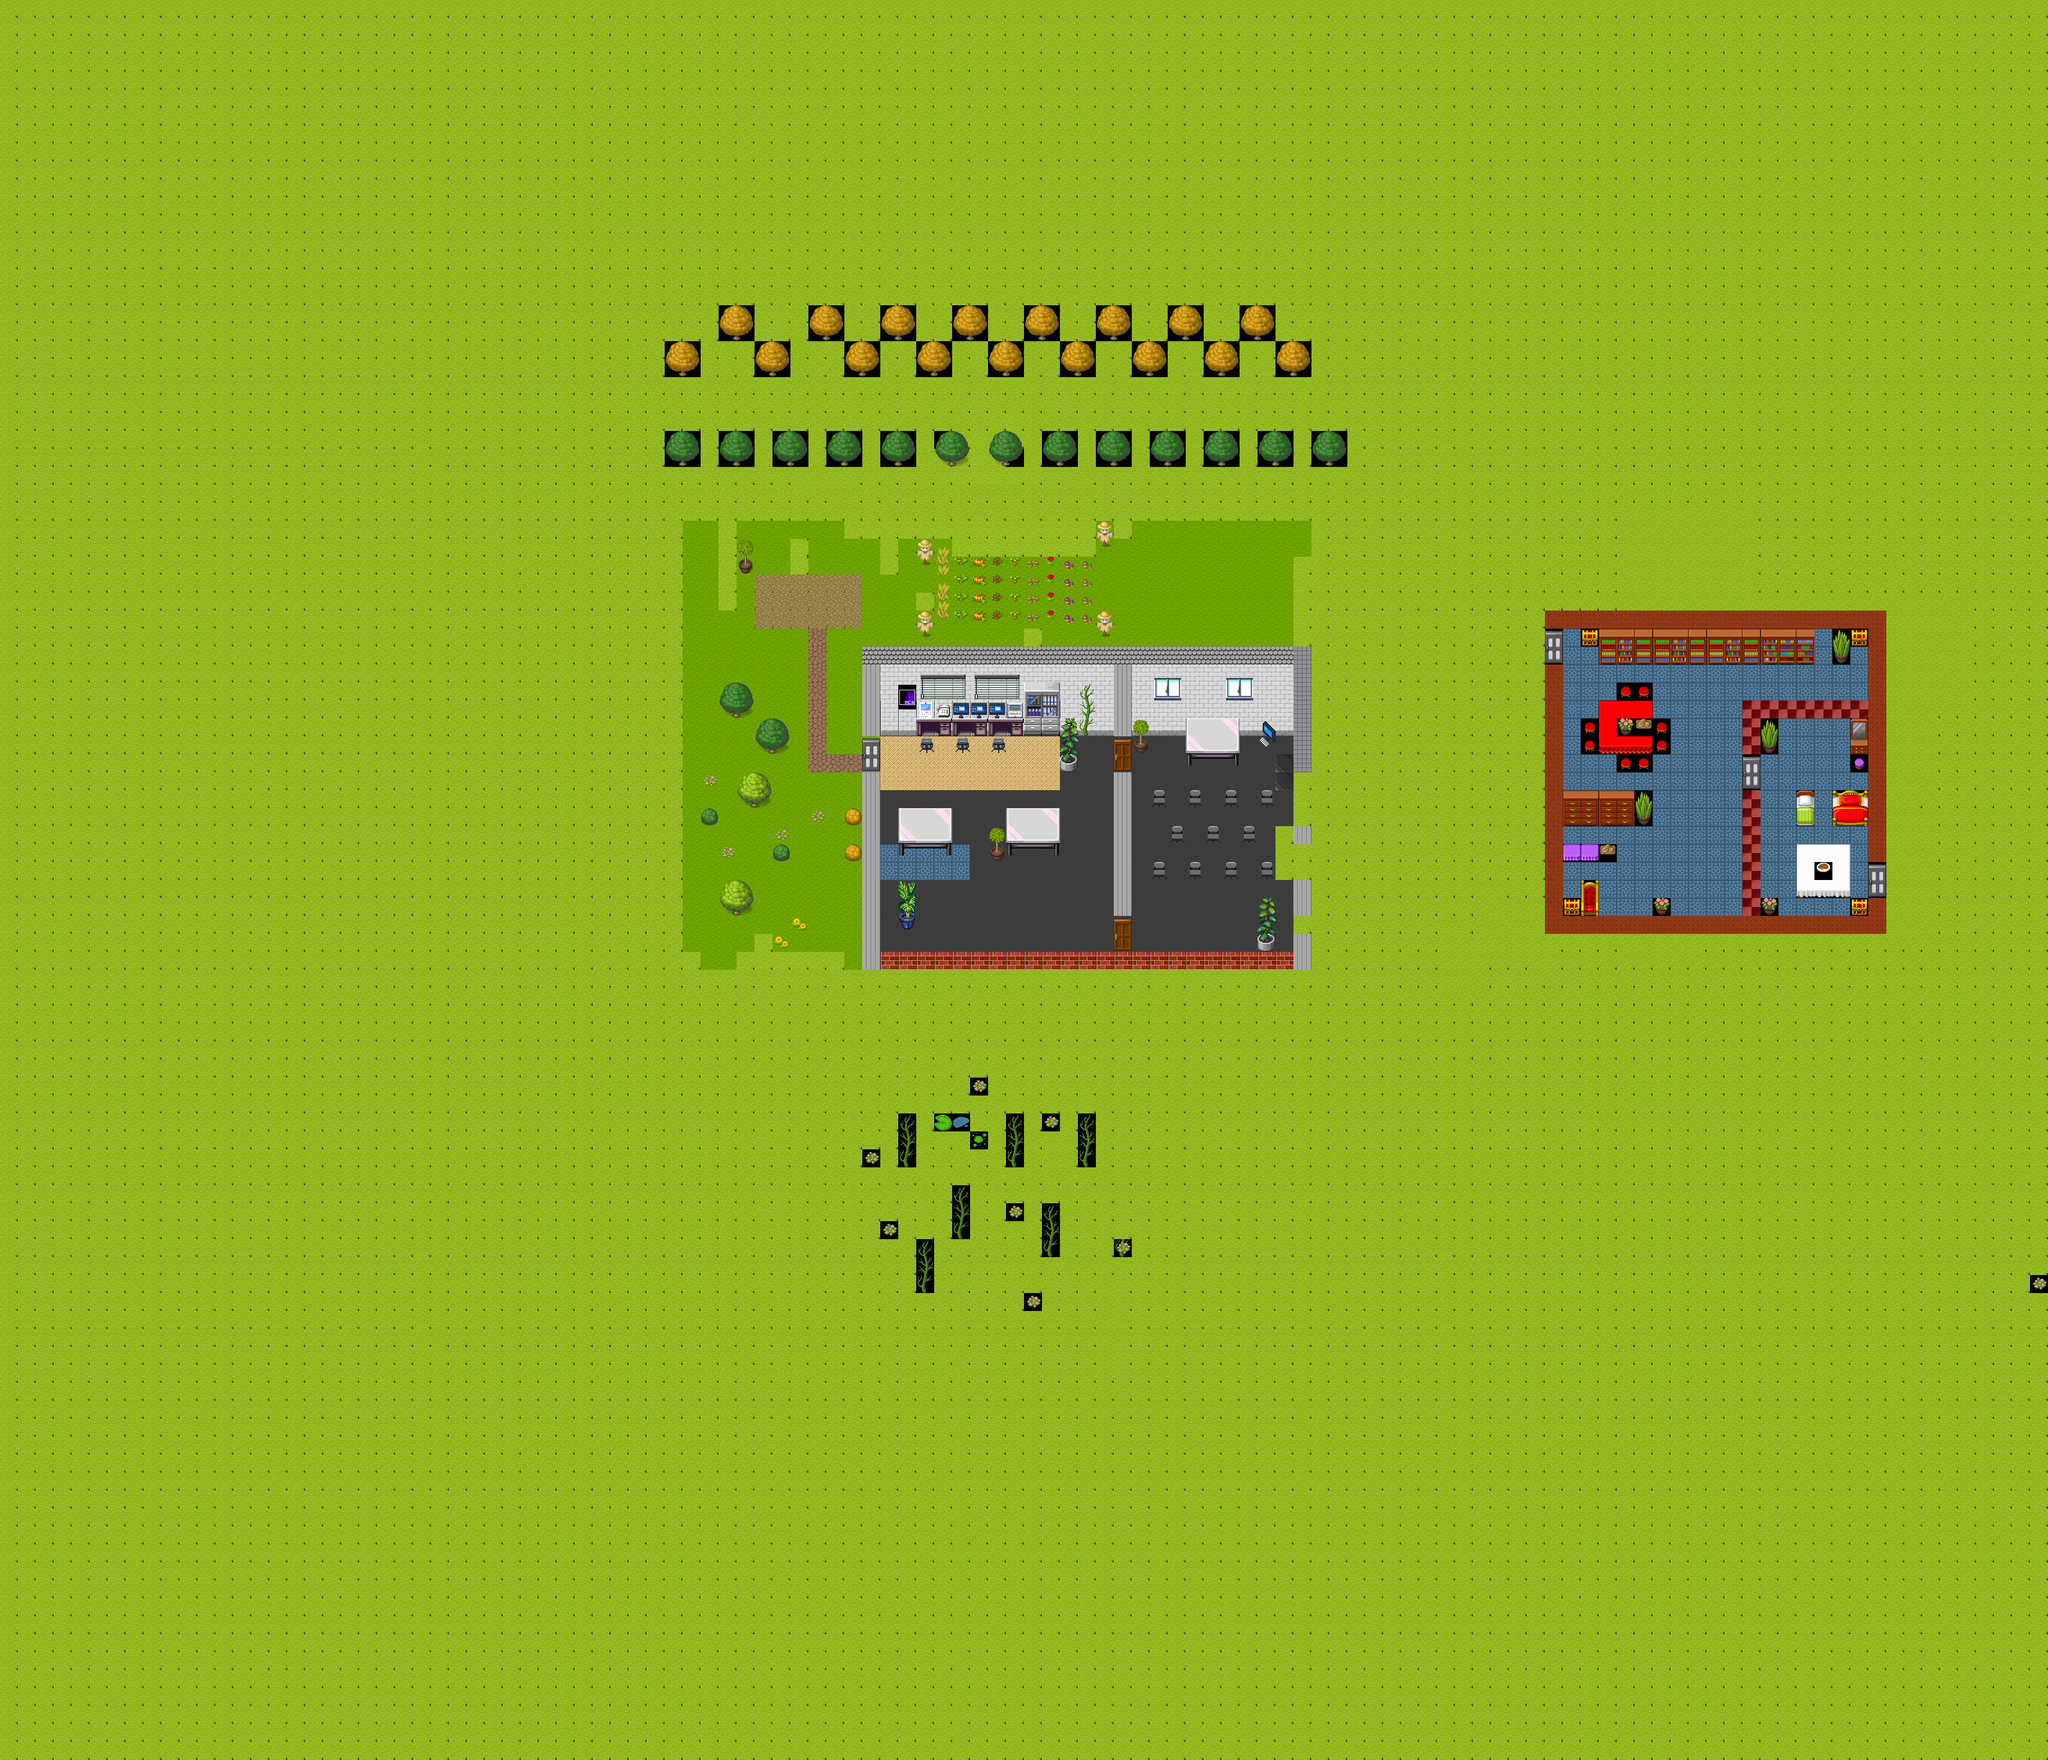

A level layout from a 2D game, rendered from its tile map. Below: a short description, then the map file with tile-grid data replaced by summaries:
An orthogonal 114x98 tile map with 32x32 px tiles, 11 tile layers (start, Grass_draussen, GroundFloor, Wall, ...), 4 tilesets.

<map version="1.4" tiledversion="1.4.3" orientation="orthogonal" renderorder="right-down" width="114" height="98" tilewidth="32" tileheight="32" infinite="0" nextlayerid="16" nextobjectid="1">
 <editorsettings>
  <export format="json" />
 </editorsettings>
 <tileset firstgid="1" name="cija_32x32_expansion for Pipoya_CC0" tilewidth="32" tileheight="32" tilecount="1995" columns="15">
  <image source="tiles/tiles_png/community/bytewerk/cija_32x32_expansion for Pipoya_CC0.png" width="480" height="4256" />
  <tile id="735">
   <properties>
    <property name="collides" type="bool" value="true" />
   </properties>
  </tile>
  <tile id="736">
   <properties>
    <property name="collides" type="bool" value="true" />
   </properties>
  </tile>
  <tile id="737">
   <properties>
    <property name="collides" type="bool" value="true" />
   </properties>
  </tile>
  <tile id="738">
   <properties>
    <property name="collides" type="bool" value="true" />
   </properties>
  </tile>
  <tile id="739">
   <properties>
    <property name="collides" type="bool" value="true" />
   </properties>
  </tile>
  <tile id="740">
   <properties>
    <property name="collides" type="bool" value="true" />
   </properties>
  </tile>
  <tile id="750">
   <properties>
    <property name="collides" type="bool" value="true" />
   </properties>
  </tile>
  <tile id="751">
   <properties>
    <property name="collides" type="bool" value="true" />
   </properties>
  </tile>
  <tile id="752">
   <properties>
    <property name="collides" type="bool" value="true" />
   </properties>
  </tile>
  <tile id="753">
   <properties>
    <property name="collides" type="bool" value="true" />
   </properties>
  </tile>
  <tile id="754">
   <properties>
    <property name="collides" type="bool" value="true" />
   </properties>
  </tile>
  <tile id="755">
   <properties>
    <property name="collides" type="bool" value="true" />
   </properties>
  </tile>
  <tile id="765">
   <properties>
    <property name="collides" type="bool" value="true" />
   </properties>
  </tile>
  <tile id="766">
   <properties>
    <property name="collides" type="bool" value="true" />
   </properties>
  </tile>
  <tile id="767">
   <properties>
    <property name="collides" type="bool" value="true" />
   </properties>
  </tile>
  <tile id="768">
   <properties>
    <property name="collides" type="bool" value="true" />
   </properties>
  </tile>
  <tile id="769">
   <properties>
    <property name="collides" type="bool" value="true" />
   </properties>
  </tile>
  <tile id="770">
   <properties>
    <property name="collides" type="bool" value="true" />
   </properties>
  </tile>
  <tile id="780">
   <properties>
    <property name="collides" type="bool" value="true" />
   </properties>
  </tile>
  <tile id="781">
   <properties>
    <property name="collides" type="bool" value="true" />
   </properties>
  </tile>
  <tile id="782">
   <properties>
    <property name="collides" type="bool" value="true" />
   </properties>
  </tile>
  <tile id="783">
   <properties>
    <property name="collides" type="bool" value="true" />
   </properties>
  </tile>
  <tile id="784">
   <properties>
    <property name="collides" type="bool" value="true" />
   </properties>
  </tile>
  <tile id="785">
   <properties>
    <property name="collides" type="bool" value="true" />
   </properties>
  </tile>
  <tile id="795">
   <properties>
    <property name="collides" type="bool" value="true" />
   </properties>
  </tile>
  <tile id="796">
   <properties>
    <property name="collides" type="bool" value="true" />
   </properties>
  </tile>
  <tile id="797">
   <properties>
    <property name="collides" type="bool" value="true" />
   </properties>
  </tile>
  <tile id="798">
   <properties>
    <property name="collides" type="bool" value="true" />
   </properties>
  </tile>
  <tile id="799">
   <properties>
    <property name="collides" type="bool" value="true" />
   </properties>
  </tile>
  <tile id="800">
   <properties>
    <property name="collides" type="bool" value="true" />
   </properties>
  </tile>
  <tile id="1050">
   <properties>
    <property name="collides" type="bool" value="true" />
   </properties>
  </tile>
  <tile id="1051">
   <properties>
    <property name="collides" type="bool" value="true" />
   </properties>
  </tile>
  <tile id="1052">
   <properties>
    <property name="collides" type="bool" value="true" />
   </properties>
  </tile>
  <tile id="1053">
   <properties>
    <property name="collides" type="bool" value="true" />
   </properties>
  </tile>
  <tile id="1054">
   <properties>
    <property name="collides" type="bool" value="true" />
   </properties>
  </tile>
  <tile id="1055">
   <properties>
    <property name="collides" type="bool" value="true" />
   </properties>
  </tile>
  <tile id="1056">
   <properties>
    <property name="collides" type="bool" value="true" />
   </properties>
  </tile>
  <tile id="1065">
   <properties>
    <property name="collides" type="bool" value="true" />
   </properties>
  </tile>
  <tile id="1066">
   <properties>
    <property name="collides" type="bool" value="true" />
   </properties>
  </tile>
  <tile id="1067">
   <properties>
    <property name="collides" type="bool" value="true" />
   </properties>
  </tile>
  <tile id="1068">
   <properties>
    <property name="collides" type="bool" value="true" />
   </properties>
  </tile>
  <tile id="1069">
   <properties>
    <property name="collides" type="bool" value="true" />
   </properties>
  </tile>
  <tile id="1070">
   <properties>
    <property name="collides" type="bool" value="true" />
   </properties>
  </tile>
  <tile id="1071">
   <properties>
    <property name="collides" type="bool" value="true" />
   </properties>
  </tile>
  <tile id="1080">
   <properties>
    <property name="collides" type="bool" value="true" />
   </properties>
  </tile>
  <tile id="1081">
   <properties>
    <property name="collides" type="bool" value="true" />
   </properties>
  </tile>
  <tile id="1082">
   <properties>
    <property name="collides" type="bool" value="true" />
   </properties>
  </tile>
  <tile id="1083">
   <properties>
    <property name="collides" type="bool" value="true" />
   </properties>
  </tile>
  <tile id="1084">
   <properties>
    <property name="collides" type="bool" value="true" />
   </properties>
  </tile>
  <tile id="1085">
   <properties>
    <property name="collides" type="bool" value="true" />
   </properties>
  </tile>
  <tile id="1086">
   <properties>
    <property name="collides" type="bool" value="true" />
   </properties>
  </tile>
  <tile id="1095">
   <properties>
    <property name="collides" type="bool" value="true" />
   </properties>
  </tile>
  <tile id="1096">
   <properties>
    <property name="collides" type="bool" value="true" />
   </properties>
  </tile>
  <tile id="1097">
   <properties>
    <property name="collides" type="bool" value="true" />
   </properties>
  </tile>
  <tile id="1098">
   <properties>
    <property name="collides" type="bool" value="true" />
   </properties>
  </tile>
  <tile id="1099">
   <properties>
    <property name="collides" type="bool" value="true" />
   </properties>
  </tile>
  <tile id="1100">
   <properties>
    <property name="collides" type="bool" value="true" />
   </properties>
  </tile>
  <tile id="1101">
   <properties>
    <property name="collides" type="bool" value="true" />
   </properties>
  </tile>
 </tileset>
 <tileset firstgid="1996" name="tilesets_deviant_milkian_1" tilewidth="32" tileheight="32" tilecount="256" columns="16">
  <image source="tiles/tiles_png/community/cert/imgs/tilesheets/tilesets_deviant_milkian_1.png" width="512" height="512" />
  <tile id="152">
   <properties>
    <property name="collides" type="bool" value="true" />
   </properties>
  </tile>
  <tile id="153">
   <properties>
    <property name="collides" type="bool" value="true" />
   </properties>
  </tile>
  <tile id="154">
   <properties>
    <property name="collides" type="bool" value="true" />
   </properties>
  </tile>
  <tile id="168">
   <properties>
    <property name="collides" type="bool" value="true" />
   </properties>
  </tile>
  <tile id="169">
   <properties>
    <property name="collides" type="bool" value="true" />
   </properties>
  </tile>
  <tile id="170">
   <properties>
    <property name="collides" type="bool" value="true" />
   </properties>
  </tile>
  <tile id="184">
   <properties>
    <property name="collides" type="bool" value="true" />
   </properties>
  </tile>
  <tile id="185">
   <properties>
    <property name="collides" type="bool" value="true" />
   </properties>
  </tile>
  <tile id="186">
   <properties>
    <property name="collides" type="bool" value="true" />
   </properties>
  </tile>
 </tileset>
 <tileset firstgid="2252" name="rc3_style_set" tilewidth="32" tileheight="32" tilecount="28" columns="4">
  <image source="tiles/tiles_png/community/cert/imgs/tilesheets/rc3_style_set.png" width="128" height="224" />
 </tileset>
 <tileset firstgid="2280" name="mapUtilities" tilewidth="32" tileheight="32" tilecount="9" columns="9">
  <image source="tiles/tiles_png/community/cert/imgs/tilesheets/mapUtilities.png" width="288" height="32" />
 </tileset>
 <layer id="7" name="start" width="114" height="98">
  <data>[11172 cells, 1 non-empty, 1 distinct tile ids]</data>
 </layer>
 <layer id="10" name="Grass_draussen" width="114" height="98">
  <data>[11172 cells, 901 non-empty, 8 distinct tile ids]</data>
 </layer>
 <layer id="2" name="GroundFloor" width="114" height="98">
  <data>[11172 cells, 252 non-empty, 4 distinct tile ids]</data>
 </layer>
 <layer id="5" name="Wall" width="114" height="98">
  <data>[11172 cells, 187 non-empty, 12 distinct tile ids]</data>
 </layer>
 <layer id="14" name="URL_2" width="114" height="98">
  <data>[11172 cells, 0 non-empty, 0 distinct tile ids]</data>
 </layer>
 <layer id="13" name="QRZ_URL" width="114" height="98">
  <properties>
   <property name="openWebsite" value="https://dc8pat.darc.de/rc3/referrers/qrz_dc8pat.html" />
  </properties>
  <data>[11172 cells, 10 non-empty, 1 distinct tile ids]</data>
 </layer>
 <layer id="6" name="WebSDR_URL" width="114" height="98">
  <properties>
   <property name="openWebsite" value="https://dc8pat.darc.de/rc3/referrers/websdr_referrer.html" />
  </properties>
  <data>[11172 cells, 30 non-empty, 1 distinct tile ids]</data>
 </layer>
 <layer id="4" name="Shack" width="114" height="98">
  <data>[11172 cells, 35 non-empty, 21 distinct tile ids]</data>
 </layer>
 <objectgroup id="8" name="floorLayer" />
 <layer id="9" name="plants" width="114" height="98">
  <data>[11172 cells, 35 non-empty, 16 distinct tile ids]</data>
 </layer>
 <layer id="12" name="howto_board" width="114" height="98">
  <data>[11172 cells, 10457 non-empty, 106 distinct tile ids]</data>
 </layer>
 <layer id="15" name="trees" width="114" height="98">
  <data>[11172 cells, 26 non-empty, 12 distinct tile ids]</data>
 </layer>
 <imagelayer id="3" name="Image Layer 1" offsetx="1936" offsety="1541.33" />
</map>
